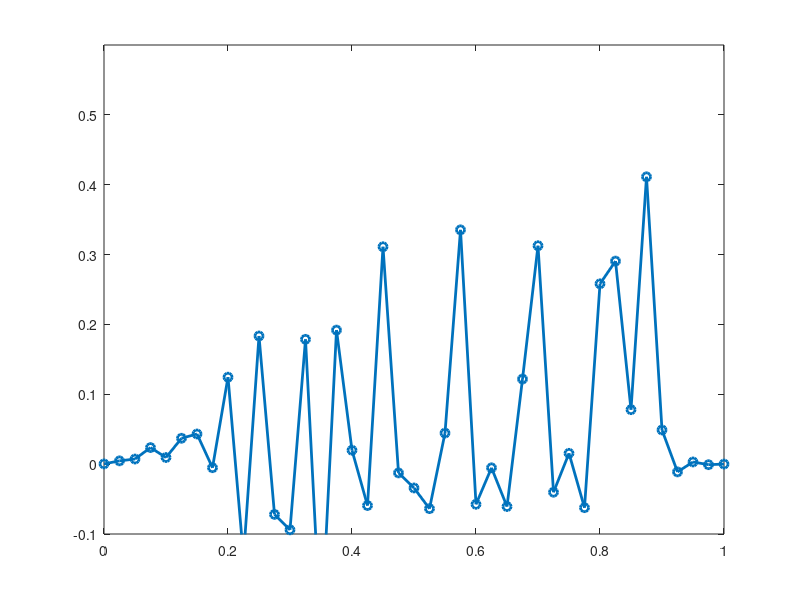

Write MATLAB code to recreate this figure.
% One-D Burgers

clear
clf
clc

Ne = 40;         % Nr of elements
Nn = Ne+1;      % Nr of nodes
L  = 1;         % length domain

% equidistant space
x = linspace(0,L,Ne+1);
h = diff(x);

bc_R = 0;
bc_L = 0;

% Connectivity matrix
c = zeros(Ne,2);
c(:,1) = (1:Ne)';
c(:,2) = (1:Ne)'+1;

M = zeros(Nn);
N = zeros(Nn);

for k=1:Ne
    
    Mass = [ h(k)/3  h(k)/6
             h(k)/6  h(k)/3];
    
    M(k:k+1,k:k+1) = M(k:k+1,k:k+1)+Mass;
    
end

% Periodic boundary condition
M([Nn 1],[Nn 1]) = M([Nn 1],[Nn 1])+Mass;
% N([Nn 1],[Nn 1]) = N([Nn 1],[Nn 1])+Adv;


% Solving the system
for i=1:Nn
    if x(i)<=0.5
        U(i,1) = 1/4-1/4*cos(4*pi*x(i));
    else
        U(i,1) = 0;
    end
end
plot(x,U)
t = 0;
dt = 1e-2;
Tend = 3;

while t<Tend
    N(1,[Nn 1 2]) = U(Nn)*[-1 1 0]/6+U(1)*[-1 0 1]/3+U(2)*[0 -1 1]/6;
    for i=2:Nn-1
        for j=i-1:i+1
            N(i,j) = U(i-1)*((i==j)-(i-1==j))/6+U(i)*((i+1==j)-(i-1==j))/3+U(i+1)*((i+1==j)-(i==j))/6;
        end
    end
    N(Nn,[1 Nn-1 Nn]) = U(Nn-1)*[-1 1 0]/6+U(Nn)*[-1 0 1]/3+U(1)*[0 -1 1]/6;

%     A = inv(M)*(M-dt*N); % Forward Euler
    A = inv(M+1/2*dt*N)*(M-1/2*dt*N); % Crank-Nicolson    
    t = t+dt;
    Unew = A*U;
    U = Unew;
    plot(x,U,'-o','linewidth',2)
    axis([0 1 -.1 .6])
    pause(0.01)
end
